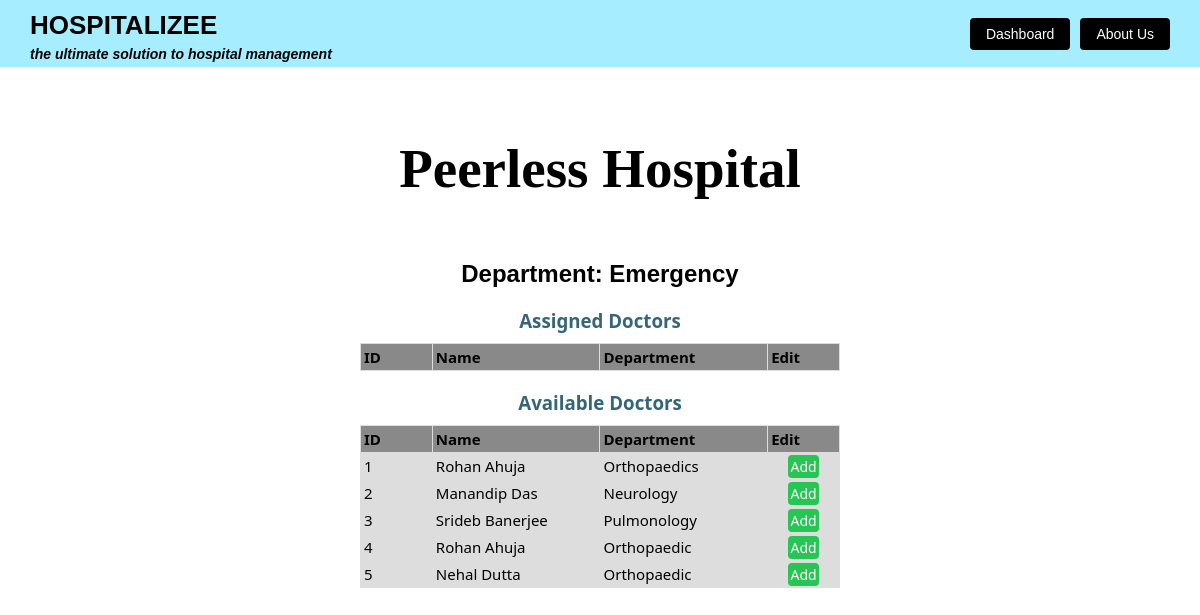
The page /hospital/dashboard/emergency-doctors?user_id=2 (signed in) on the database as committed earlier.
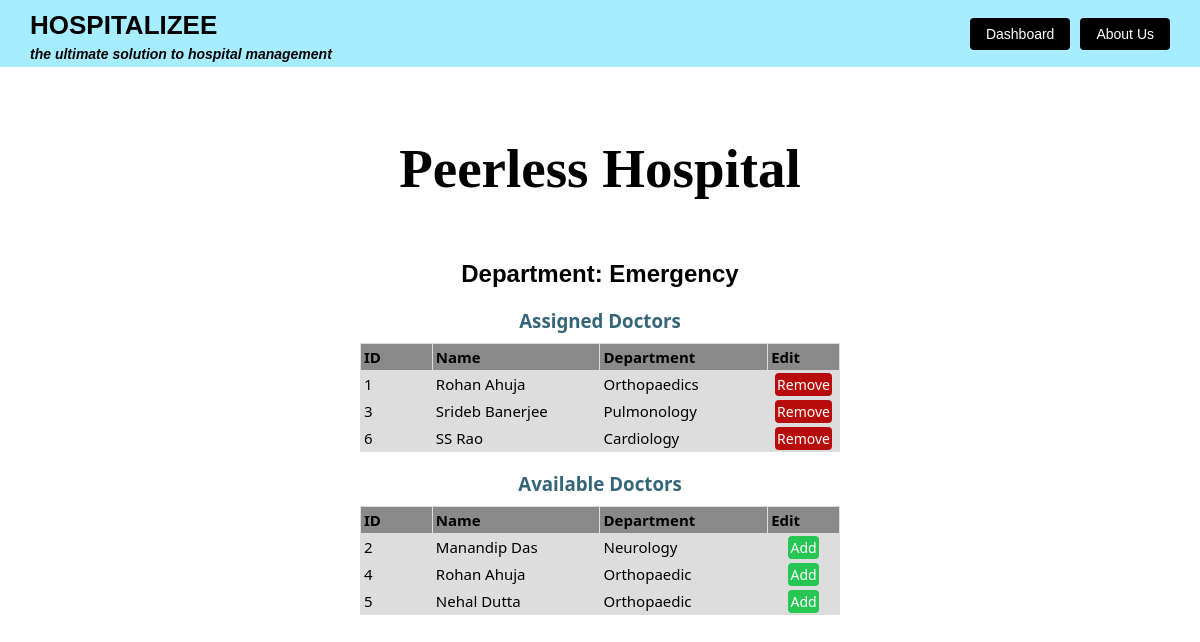
The same page on the database as committed later.
### app.py (models this page shows)
class Hospital(db.Model):
    id = db.Column(db.Integer, primary_key=True)
    gid = db.Column(db.String(100), unique=True, nullable=False)
    email = db.Column(db.String(100), unique=True, nullable=False)
    password = db.Column(db.String(200), nullable=False)
    name = db.Column(db.String(100), nullable=False)
    address = db.Column(db.String(200), nullable=False)
    telephone = db.Column(db.String(15), nullable=False)
    pincode = db.Column(db.Integer, nullable=False)
    lat = db.Column(db.Float, nullable=True)
    lon = db.Column(db.Float, nullable=True)
    emergency_capacity = db.Column(db.Integer, nullable=False)
    depts = db.Column(JSON, nullable=True)
    cur_emergency_availability = db.Column(db.Integer, nullable=False)
    cur_emergency_doctors = db.Column(JSON, nullable = True)

class Doctor(db.Model):
    id = db.Column(db.Integer, primary_key=True)
    name = db.Column(db.String(200), nullable=False)
    department_id = db.Column(db.Integer, db.ForeignKey('departments.id'), nullable=False)
    qualification = db.Column(db.String(200), nullable=False)
    experience = db.Column(db.Integer, nullable=False)
    hospital_id = db.Column(db.Integer, db.ForeignKey('hospital.id'), nullable=False)
    slots = db.Column(JSON, nullable=False, default=list)

class Departments(db.Model):
    id = db.Column(db.Integer, primary_key=True)
    name = db.Column(db.String(100), nullable=False, unique=True)

### app.py (the view)
@app.route('/hospital/dashboard/emergency-doctors')
def emergency_doctors():
    user_id = request.args.get('user_id')
    user = Hospital.query.filter_by(id=user_id).first()
    emr_list = user.cur_emergency_doctors
    emr_docs = db.session.query(Doctor.id.label('id'), Doctor.name.label('name'), Departments.name.label('dept')).join(Departments, Doctor.department_id == Departments.id).filter(Doctor.id.in_(emr_list)).all()
    other_docs = db.session.query(Doctor.id.label('id'), Doctor.name.label('name'), Departments.name.label('dept')).join(Departments, Doctor.department_id == Departments.id).filter(Doctor.id.notin_(emr_list), Doctor.hospital_id == user_id).all()
    return render_template('emergency_doctors.html', user=user, emr_docs=emr_docs, other_docs=other_docs)

### templates/emergency_doctors.html (shortened to what this page needs)
<!DOCTYPE html>
<html lang="en">
<head>
</head>
<body>
    <div class="top-border">
        <div>
            <h1>HOSPITALIZEE</h1>
            <h4>the ultimate solution to hospital management</h4>
        </div>
        <div class="btn-group">
            <a href="/hospital/dashboard?user_id={{ user.id }}" class="btn btn-all">Dashboard</a>
            <a href="/about" class="btn btn-all">About Us</a>
        </div>
    </div>
    <div class="login">
        <div class="login-card">
            <div style="margin-top:70px; margin-bottom:60px; color: Black; text-align:center; ">
                <h1 style="font-size:55px; font-family: Times New Roman, serif;">{{ user.name }}</h1>
            </div>
            <div style="text-align:center; ">
                <h2>Department: Emergency</h2>
            </div>
            <div id="content" style="padding: 0px 25px; text-align: center">
                <h3 class="headings" style="margin-bottom: 10px; color:#346578; font-family: system-ui;" >Assigned Doctors</h3>
            </div>
            <div id="table" style="display:flex; justify-content:center;">
                <table class="table" style="width: 40%;">
                    <tr style="font-family: system-ui;">
                        <th scope="col" style="width:15%;">ID</th>
                        <th scope="col" style="width:35%;">Name</th>
                        <th scope="col" style="width:35%;">Department</th>
                        <th scope="col" style="width:15%;">Edit</th>
                    </tr>
                    {% for doc in emr_docs %}
                    <tr>
                        <td>{{ doc.id }}</td>
                        <td>{{ doc.name }}</td>
                        <td>{{ doc.dept }}</td>
                        <td style="text-align: center;">
                            <a href="/hospital/dashboard/emergency/remove-doctor?user_id={{ user.id }}&doc_id={{ doc.id }}"
                            class="btn btn-all" style=" padding: 2px; background-color: rgba(184, 12, 12, 1);">
                                Remove
                            </a>
                        </td>
                    </tr>
                    {% endfor %}
                </table>
            </div>
            <div id="content" style="padding: 0px 25px; text-align: center">
                <h3 class="headings" style="margin-bottom: 10px; color:#346578; font-family: system-ui;" >Available Doctors</h3>
            </div>
            <div id="table" style="display:flex; justify-content:center;">
                <table class="table" style="width: 40%;">
                    <tr style="font-family: system-ui;">
                        <th scope="col" style="width:15%;">ID</th>
                        <th scope="col" style="width:35%;">Name</th>
                        <th scope="col" style="width:35%;">Department</th>
                        <th scope="col" style="width:15%;">Edit</th>
                    </tr>
                    {% for doc in other_docs %}
                    <tr>
                        <td>{{ doc.id }}</td>
                        <td>{{ doc.name }}</td>
                        <td>{{ doc.dept }}</td>
                        <td style="text-align: center;">
                            <a href="/hospital/dashboard/emergency/add-doctor?user_id={{ user.id }}&doc_id={{ doc.id }}"
                            class="btn btn-all" style=" padding: 2px; background-color: rgb(39, 197, 84);">
                                Add
                            </a>
                        </td>
                    </tr>
                    {% endfor %}
                </table>
            </div>
        </div>
    </div>
</body>
</html>

### templates/emergency_doctors.html (style rules this page uses)
body { margin: 0; font-family: Arial, sans-serif; }
.top-border { border-top: 0px solid #077cf0; background-color: #a5edff; padding: 5px 30px; display: flex; align-items: center; justify-content: space-between; }
.top-border h1 { margin: 5px 0; font-size: 26px; font-weight: bold; color: #000000; }
.top-border h4 { margin: 0; font-size: 14px; font-style: italic; color: #000000; }
.btn-group { display: flex; gap: 10px; }
.btn { padding: 8px 16px; text-decoration: none; border: none; background-color: #2c3e50; color: white; font-size: 14px; cursor: pointer; border-radius: 4px; }
.btn-all { background-color: black; }
table { font-family: system-ui; border-collapse: collapse; width: 40%; font-size: 15px; }
td, th { border: 1px solid #dddddd; text-align: left; padding: 3px; }
th { background-color: #8a8989ff; }
tr { background-color: #dddddd; }

Rows that differ between the two databases and show on the page:
shown differently, row unchanged: Doctor "Orthopaedics": moves from the list under "Available Doctors" to the list under "Assigned Doctors"
shown differently, row unchanged: Doctor "Srideb Banerjee": moves from the list under "Available Doctors" to the list under "Assigned Doctors"
added Doctor: id "6", name "SS Rao", dept "Cardiology", shown under "Assigned Doctors"
